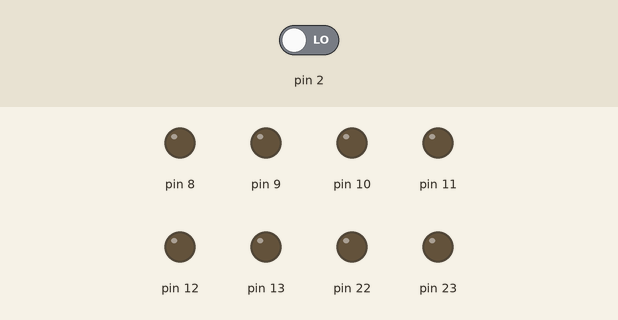
Simulated run of this sketch. Board: Arduino Uno, built with avr-gcc and run on an emulated ATmega328P. Parts: output pins drawn as LEDs (lit = HIGH). Inputs (shaded band) come from the test bench; at power-on: pin 2 LOW.

Above: at 1.2 s.
1.3 s: pin 2 driven HIGH
At 1.9 s:
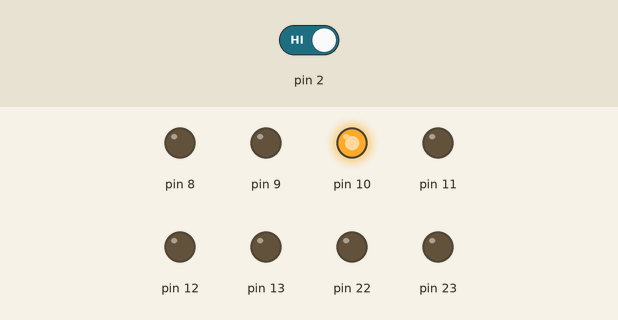
2.8 s: pin 2 driven LOW
At 3.1 s:
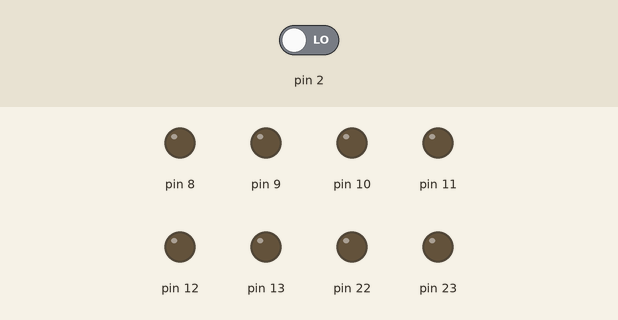
Timing chart, 0 to 5.8 s (numbered marks = the images above; inputs shaded):
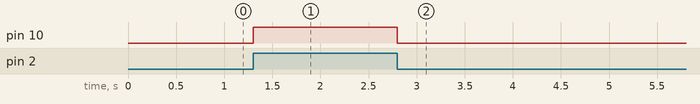

The sketch:

1A7S.ino
```cpp
                                                                                           void setup() {
  DDRD = DDRD & B00000100;
  DDRB = 255;
}
void loop() {
  PORTB = PIND & B00000100;
}
```

Measured:
- after the input at 1.3 s, pin 10: LOW → HIGH at once
- after the input at 2.8 s, pin 10: HIGH → LOW at once
